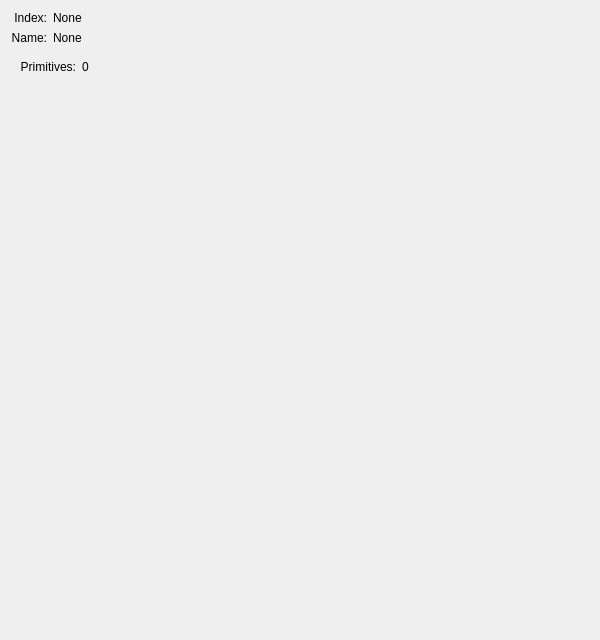
<?xml version="1.0" encoding="UTF-8"?>
<ui version="4.0">
 <class>PageMesh</class>
 <widget class="QWidget" name="PageMesh">
  <property name="geometry">
   <rect>
    <x>0</x>
    <y>0</y>
    <width>600</width>
    <height>640</height>
   </rect>
  </property>
  <property name="windowTitle">
   <string>Form</string>
  </property>
  <layout class="QGridLayout" name="gridLayout">
   <item row="0" column="0">
    <widget class="QLabel" name="indexLabel">
     <property name="text">
      <string>Index:</string>
     </property>
     <property name="alignment">
      <set>Qt::AlignRight|Qt::AlignTop|Qt::AlignTrailing</set>
     </property>
    </widget>
   </item>
   <item row="0" column="1">
    <widget class="QLabel" name="index">
     <property name="text">
      <string>None</string>
     </property>
    </widget>
   </item>
   <item row="1" column="0">
    <widget class="QLabel" name="nameLabel">
     <property name="text">
      <string>Name:</string>
     </property>
     <property name="alignment">
      <set>Qt::AlignRight|Qt::AlignTop|Qt::AlignTrailing</set>
     </property>
    </widget>
   </item>
   <item row="1" column="1">
    <widget class="QLabel" name="name">
     <property name="sizePolicy">
      <sizepolicy hsizetype="Expanding" vsizetype="Minimum">
       <horstretch>0</horstretch>
       <verstretch>0</verstretch>
      </sizepolicy>
     </property>
     <property name="text">
      <string>None</string>
     </property>
     <property name="wordWrap">
      <bool>true</bool>
     </property>
    </widget>
   </item>
   <item row="2" column="0" colspan="2">
    <widget class="QStackedWidget" name="stackedWidget">
     <widget class="QWidget" name="pageOverview">
      <layout class="QGridLayout" name="gridLayout_10">
       <item row="0" column="0">
        <widget class="QLabel" name="primitivesLabel">
         <property name="text">
          <string>Primitives:</string>
         </property>
         <property name="alignment">
          <set>Qt::AlignRight|Qt::AlignTop|Qt::AlignTrailing</set>
         </property>
        </widget>
       </item>
       <item row="0" column="1">
        <widget class="QLabel" name="primitives">
         <property name="sizePolicy">
          <sizepolicy hsizetype="Preferred" vsizetype="Preferred">
           <horstretch>1</horstretch>
           <verstretch>0</verstretch>
          </sizepolicy>
         </property>
         <property name="text">
          <string>0</string>
         </property>
        </widget>
       </item>
       <item row="1" column="0" colspan="2">
        <widget class="QLabel" name="primitivesFill">
         <property name="sizePolicy">
          <sizepolicy hsizetype="Preferred" vsizetype="Preferred">
           <horstretch>0</horstretch>
           <verstretch>1</verstretch>
          </sizepolicy>
         </property>
         <property name="text">
          <string/>
         </property>
        </widget>
       </item>
      </layout>
     </widget>
     <widget class="QWidget" name="pagePrimitive">
      <layout class="QGridLayout" name="gridLayout_11">
       <item row="2" column="2">
        <widget class="QLabel" name="primitiveIndices">
         <property name="text">
          <string>None</string>
         </property>
        </widget>
       </item>
       <item row="3" column="2">
        <widget class="QLabel" name="primitiveMode">
         <property name="text">
          <string>None</string>
         </property>
        </widget>
       </item>
       <item row="0" column="0">
        <widget class="QLabel" name="primitiveIndexLabel">
         <property name="text">
          <string>Primitive:</string>
         </property>
         <property name="alignment">
          <set>Qt::AlignRight|Qt::AlignTop|Qt::AlignTrailing</set>
         </property>
        </widget>
       </item>
       <item row="2" column="0">
        <widget class="QLabel" name="primitiveIndicesLabel">
         <property name="text">
          <string>Indices:</string>
         </property>
         <property name="alignment">
          <set>Qt::AlignRight|Qt::AlignTop|Qt::AlignTrailing</set>
         </property>
        </widget>
       </item>
       <item row="3" column="0">
        <widget class="QLabel" name="primitiveModeLabel">
         <property name="text">
          <string>Mode:</string>
         </property>
         <property name="alignment">
          <set>Qt::AlignRight|Qt::AlignTop|Qt::AlignTrailing</set>
         </property>
        </widget>
       </item>
       <item row="1" column="0">
        <widget class="QLabel" name="primitiveMaterialLabel">
         <property name="text">
          <string>Material:</string>
         </property>
         <property name="alignment">
          <set>Qt::AlignRight|Qt::AlignTop|Qt::AlignTrailing</set>
         </property>
        </widget>
       </item>
       <item row="4" column="0">
        <widget class="QLabel" name="primitiveAttributesLabel">
         <property name="text">
          <string>Attributes:</string>
         </property>
         <property name="alignment">
          <set>Qt::AlignRight|Qt::AlignTop|Qt::AlignTrailing</set>
         </property>
        </widget>
       </item>
       <item row="1" column="2">
        <widget class="QLabel" name="primitiveMaterial">
         <property name="text">
          <string>None</string>
         </property>
        </widget>
       </item>
       <item row="5" column="0" colspan="3">
        <widget class="QLabel" name="primitiveFill">
         <property name="sizePolicy">
          <sizepolicy hsizetype="Preferred" vsizetype="Preferred">
           <horstretch>0</horstretch>
           <verstretch>1</verstretch>
          </sizepolicy>
         </property>
         <property name="text">
          <string/>
         </property>
        </widget>
       </item>
       <item row="4" column="2">
        <widget class="QTableWidget" name="primitiveAttributes">
         <property name="columnCount">
          <number>2</number>
         </property>
         <attribute name="verticalHeaderVisible">
          <bool>false</bool>
         </attribute>
         <column/>
         <column/>
        </widget>
       </item>
       <item row="0" column="2">
        <widget class="QLabel" name="primitiveIndex">
         <property name="text">
          <string>None</string>
         </property>
        </widget>
       </item>
      </layout>
     </widget>
    </widget>
   </item>
  </layout>
 </widget>
 <resources/>
 <connections/>
</ui>
